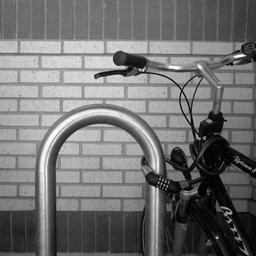
#> input picture lectures/1-partial-exam/4-lec/1-Филтери/Example3/croppedBike.png, 256 x 256 px
$ python gaussian.py
#> lines starting #> are read from the running program, lines starting #| are printed output that depends on the picture
import cv2
from matplotlib import pyplot as plt

# Load test image
img = cv2.imread('croppedBike.png')
#> img is the input picture: shape (256, 256, 3); min 0, max 255, mean 113.2
# Gaussian kernel
blur = cv2.GaussianBlur(img, (21, 21), 0)
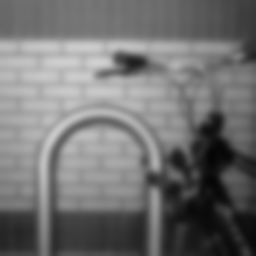
#> blur: shape (256, 256, 3); min 5, max 208, mean 113.2
# Show images
plt.figure(1)
plt.subplot(121)
plt.imshow(img)
plt.subplot(122)
plt.imshow(blur)
plt.show()
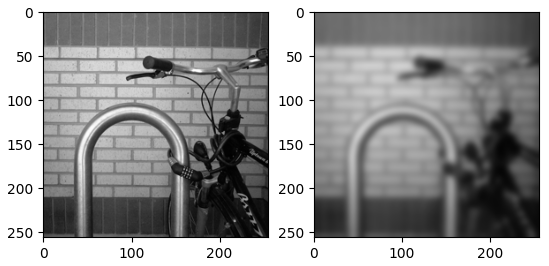
#> figure drawn by matplotlib, 2 panels
# Save images
cv2.imwrite('blur_1.png', blur)
